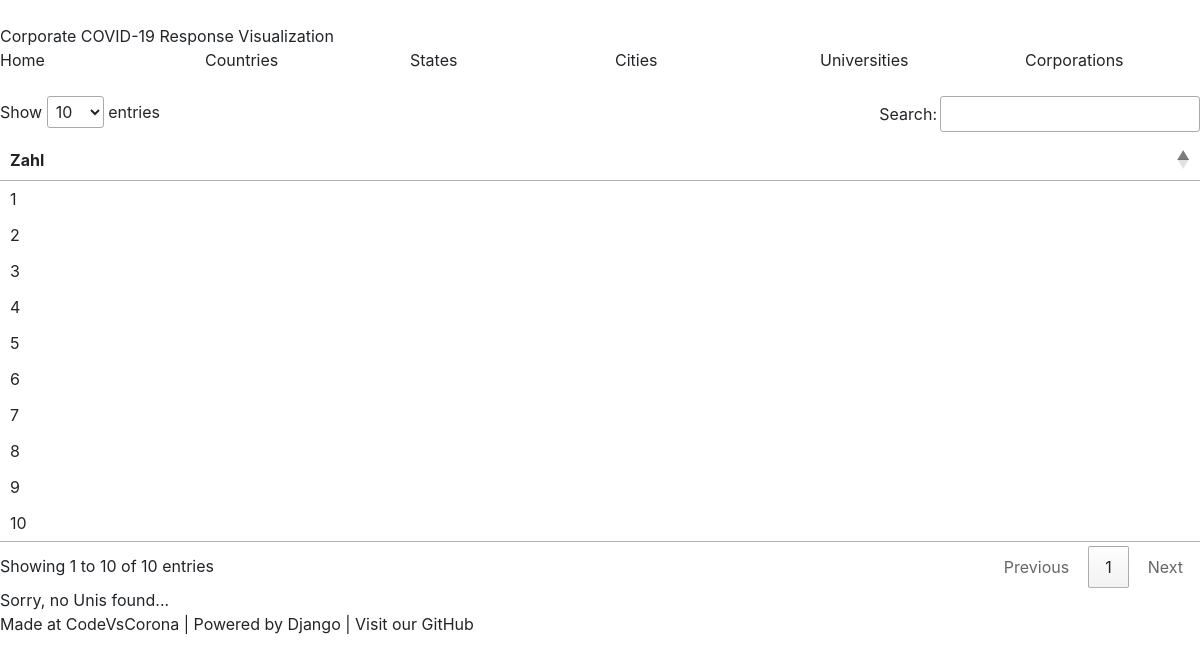
Before: / with the older database file.
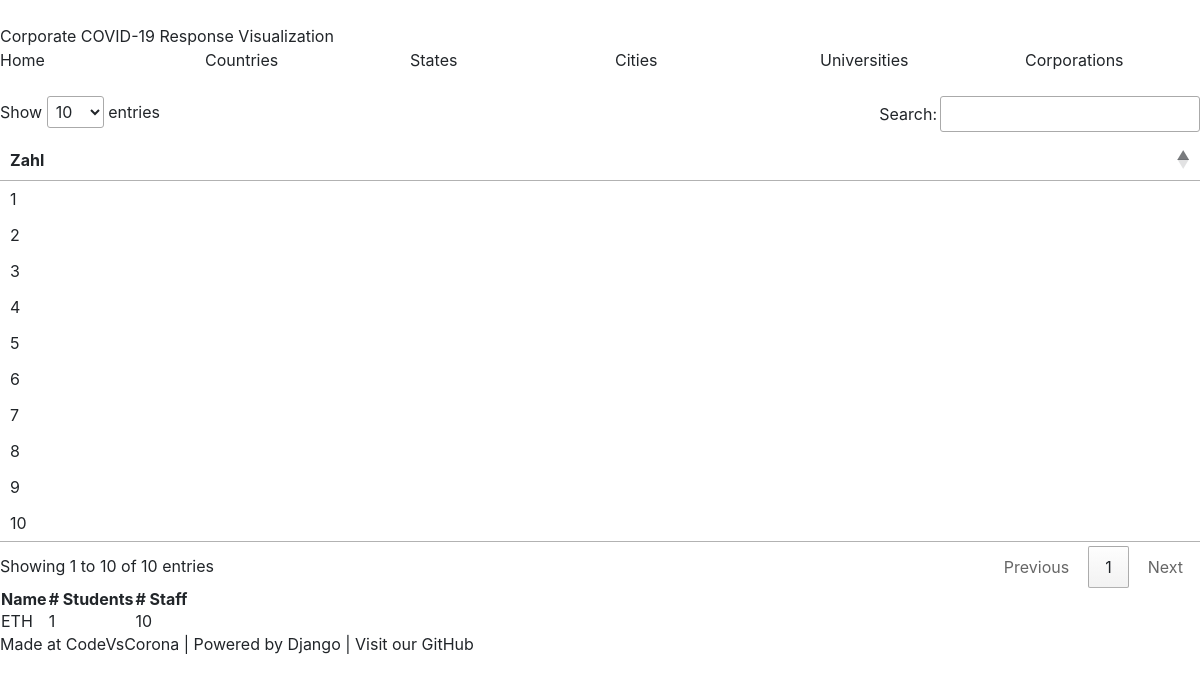
After: the same page with the newer database file.
### corpapp/models.py (models this page shows, shortened)
class University(models.Model):
    name = models.CharField(max_length=128)
    abbreviation = models.CharField(max_length=10)
    ownership = models.CharField(max_length=10)
    n_students = models.IntegerField()
    n_staff = models.IntegerField()
    n_profs = models.IntegerField()
    state = models.ForeignKey('State', on_delete=models.CASCADE,)
    city = models.CharField(max_length=64)
    budget = models.IntegerField()
    corona_page = models.CharField(max_length=600)
    main_page = models.CharField(max_length=12)
    quality = models.CharField(max_length=12)

### corpapp/views.py (the view)
# urls.py: path("", views.index, name="index"),
def index(request):
    unilist = University.objects.order_by(Lower('name'))
    context = {'unilist': unilist}
    return render(request, 'corpapp/index.html', context)

### corpapp/templates/corpapp/index.html (shortened to what this page needs)
{% extends "corpapp/base.html" %}
{% block header %}Corporate COVID-19 Response Visualization{% endblock %}
{% block content %}
<table class="datatable">
	<thead><tr><th>Zahl</th></tr></thead>
	{% for i in '0123456789'|make_list %}
		<tr><td>
	    	{{ forloop.counter }}
		</td></tr>
	{% endfor %}
</table>
{% if unilist %}
<table>
	<tr>
		<th>Name</th>
		<th># Students</th>
		<th># Staff</th>
	</tr>
	{% for u in unilist %}
	<tr>
		<td>{{ u.name }}</td>
		<td>{{ u.n_students }}</td>
		<td>{{ u.n_staff }}</td>
	</tr>
	{% endfor %}
</table>
{% else %}
Sorry, no Unis found...
{% endif %}
{% endblock content %}

### corpapp/templates/corpapp/base.html (shortened to what this page needs)
{% load static %}
{% block extrahead %}
	<link rel="stylesheet/less" href="{% static 'corpapp/style.less' %}" />
	<link rel="stylesheet" href="https://cdn.datatables.net/1.10.20/css/jquery.dataTables.min.css" />
	<link rel="stylesheet" href="{% static 'corpapp/bootstrap.min.css' %}" />
{% endblock %}
<top-ribbon class="container">
	<header class="row col">
		{% block header %}{% endblock %}
	</header>
	<navbar class="row">
		<nav-option class="col-sm">Home</nav-option>
		<nav-option class="col-sm">Countries</nav-option>
		<nav-option class="col-sm">States</nav-option>
		<nav-option class="col-sm">Cities</nav-option>
		<nav-option class="col-sm">Universities</nav-option>
		<nav-option class="col-sm">Corporations</nav-option>
	</navbar>
</top-ribbon>
<main-container class="container">
	<div class="row"><div class="col">
		{% block content %}{% endblock %}
	</div></div>
	<footer class="row">
		<div class="col">
			Made at CodeVsCorona | Powered by Django | Visit our GitHub
		</div>
	</footer>
</main-container>

Changed rows visible on the page:
added University: name "ETH", n_students "1", n_staff "10"
Other visible differences:
text no longer shown: "Sorry, no Unis found..."
text now shown: "Name # Students # Staff"
